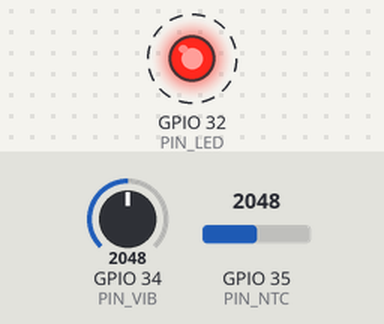
This program was run on a simulated ESP32. Shown: output pins drawn as LEDs (lit = HIGH). Dashed ring = blinking. The inputs (shaded band) are chosen by the test bench; at power-on: GPIO 34 (PIN_VIB) = 2048, GPIO 35 (PIN_NTC) = 2048. Random numbers use the default seed unless the program sets one; what the program prints to the serial monitor is not drawn.

Above: at 0.12 s.
Timing chart, 0 to 3.0 s (numbered marks = the images above):
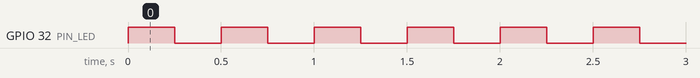

The program:

main.cpp
```cpp
#include <Arduino.h>

#define PIN_LED 32
#define PIN_NTC 35
#define PIN_VIB 34 //Simulate vibration sensor via potentionmeter
#define LOG_MAX_BUFFER 30

const float BETA = 3950; // should match the Beta Coefficient of the thermistor

typedef struct {
  int sensor_type; //1 for NTC, 2 for vibration sensor
  float value;
  unsigned long timestamp;
} SensorData;

volatile bool debug_state = false; // control printing execution time and period; if ture, then print. else no.
SensorData log_buffer[LOG_MAX_BUFFER];
int write_index = 0;
int read_index = 0;
SemaphoreHandle_t data_mutex;
SemaphoreHandle_t countingLog_semaphore;

void readTemperature(void* param) {
  TickType_t lastWake = xTaskGetTickCount();
  TickType_t period = pdMS_TO_TICKS(200);
  while(1) {
    unsigned long start = millis();
    int analogValue = analogRead(PIN_NTC);
    float celsius = 1 / (log(1 / (4095. / analogValue - 1)) / BETA + 1.0 / 298.15) - 273.15;
    if(xSemaphoreTake(data_mutex , portMAX_DELAY) == pdTRUE) {
      log_buffer[write_index].sensor_type = 1;
      log_buffer[write_index].value = celsius;
      log_buffer[write_index].timestamp = millis();

      if(write_index >= 29) write_index = 0;
      else write_index = write_index + 1;

      xSemaphoreGive(data_mutex);
    }
    xSemaphoreGive(countingLog_semaphore);

    if((xTaskGetTickCount() - lastWake) > period) {
      Serial.printf("[CRITICAL] readTemperature missed deadlines!\n\r");
    }
    unsigned long end = millis();
    if(debug_state) printf("[DEBUG: EXEC] Execution time for read temperatre: %lu ms\n\r", end-start);
    vTaskDelayUntil(&lastWake, period);
    unsigned long end_period = millis();
    if(debug_state) printf("[DEBUG: PER] Period for read temperatre: %lu ms\n\r", end_period-start);
  }
}

void readVibration(void* param) {
  TickType_t lastWake = xTaskGetTickCount();
  TickType_t period = pdMS_TO_TICKS(500);
  while(1) {
    unsigned long start = millis();
    int analogValue = analogRead(PIN_VIB);
    if(xSemaphoreTake(data_mutex, portMAX_DELAY) == pdTRUE) {
      log_buffer[write_index].sensor_type = 2;
      log_buffer[write_index].value = (float) analogValue;
      log_buffer[write_index].timestamp = millis();

      if(write_index >= 29) write_index = 0;
      else write_index = write_index + 1;

      xSemaphoreGive(data_mutex);
    }
    xSemaphoreGive(countingLog_semaphore);
    if((xTaskGetTickCount() - lastWake) > period) {
      Serial.printf("[CRITICAL] readVibration missed deadlines!\n\r");
    }
    unsigned long end = millis();
    if(debug_state) printf("[DEBUG: EXEC] Execution time for read vibration: %lu ms\n\r", end-start);
    vTaskDelayUntil(&lastWake, period);
    unsigned long end_period = millis();
    if(debug_state) printf("[DEBUG: PER] Period for read vibration: %lu ms\n\r", end_period-start);
  }
}

void logSD(void* param) {
  TickType_t lastWake = xTaskGetTickCount();
  TickType_t period = pdMS_TO_TICKS(1000);
  SensorData temp_data;
  while(1) {
    unsigned long start = millis();
    int count = uxSemaphoreGetCount(countingLog_semaphore);
    while(count > 0) {
      int execution_time = random(10,50); //7 * 50 = 350 (close to 300ms)
      xSemaphoreTake(countingLog_semaphore,0);

      if(xSemaphoreTake(data_mutex, portMAX_DELAY) == pdTRUE) {
        temp_data = log_buffer[read_index];

        if(read_index >= 29) read_index = 0;
        else read_index = read_index + 1;

        xSemaphoreGive(data_mutex);
      }

      switch(temp_data.sensor_type) {
        case 1:
          Serial.printf("[SD Logging] Temperature Reading: %.2f, Timestamp: %lu\n\r", temp_data.value, temp_data.timestamp);
          break;
        case 2:
          Serial.printf("[SD Logging] Vibration Reading: %.2f, Timestamp: %lu\n\r", temp_data.value, temp_data.timestamp);
          break;
      }

      //Simulate fluactuation logging delay
      vTaskDelay(pdMS_TO_TICKS(execution_time));
      count--;
    }

    if((xTaskGetTickCount() - lastWake) > period) {
      Serial.printf("[CRITICAL] SD card logging missed deadlines!\n\r");
    }

    unsigned long end = millis();
    if(debug_state) printf("[DEBUG: EXEC] Execution time for logging SD card: %lu ms\n\r", end-start);
    vTaskDelayUntil(&lastWake, period);
    unsigned long end_period = millis();
    if(debug_state) printf("[DEBUG: PER] Period for logging SD card: %lu ms\n\r", end_period-start);
  }
}

void blinkLED(void* param) {
  TickType_t lastWake = xTaskGetTickCount();
  TickType_t period = pdMS_TO_TICKS(250);
  bool led_status = 0;
  while(1) {
    unsigned long start = millis();
    digitalWrite(PIN_LED, led_status=!led_status);
    if((xTaskGetTickCount() - lastWake) > period) {
      Serial.printf("[CRITICAL] LED blinking missed deadlines!\n\r");
    }

    unsigned long end = millis();
    if(debug_state) printf("[DEBUG: EXEC] Execution time for blinking LED: %lu ms\n\r", end-start);
    vTaskDelayUntil(&lastWake, period);
    unsigned long end_period = millis();
    if(debug_state) printf("[DEBUG: PER] Period for blinking LED: %lu ms\n\r", end_period-start);
  }
}

void setup() {
  Serial.begin(115200);
  pinMode(PIN_LED, OUTPUT);
  pinMode(PIN_VIB, INPUT_PULLUP);

  data_mutex = xSemaphoreCreateMutex();
  if(data_mutex == NULL) {
    Serial.printf("Fail to create data mutex\n\r");
    while(1);
  }

  countingLog_semaphore = xSemaphoreCreateCounting(50, 0);
  if(countingLog_semaphore == NULL) {
    Serial.printf("Fail to create counting log semaphore\n\r");
    while(1);
  }

  xTaskCreate(readTemperature,"readTemp",2048,NULL,4,NULL);
  xTaskCreate(readVibration,"readVib",2048,NULL,3,NULL);
  xTaskCreate(logSD,"logSD",2048,NULL,2,NULL);
  xTaskCreate(blinkLED,"blinkLED",2048,NULL,1,NULL);

  Serial.printf("ESP32 is ready!\n\r");
}

void loop() {
  // nothing here
  vTaskDelay(pdMS_TO_TICKS(3000));
}
```

Measured:
- by itself, GPIO 32 (PIN_LED): alternates HIGH for 0.25 s and LOW for 0.25 s
- by itself, everything shown: repeats every 1.5 s, in 6 steps
